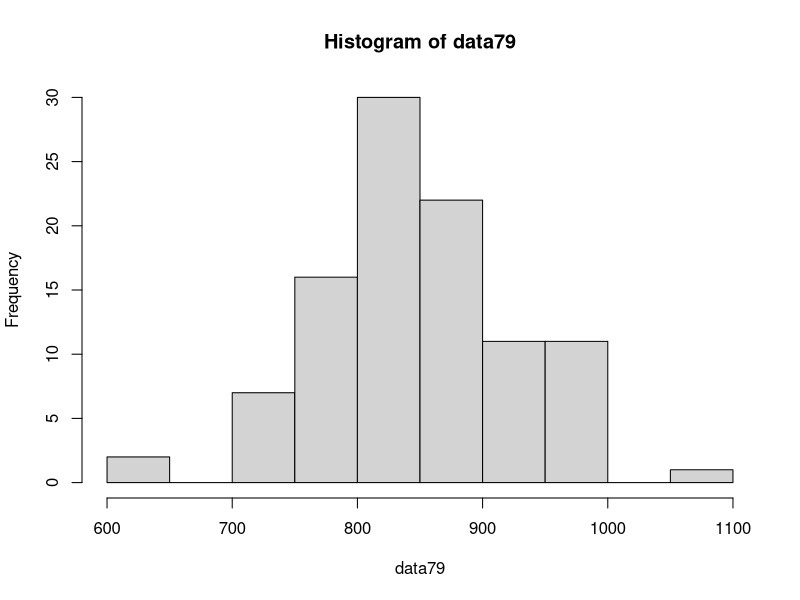
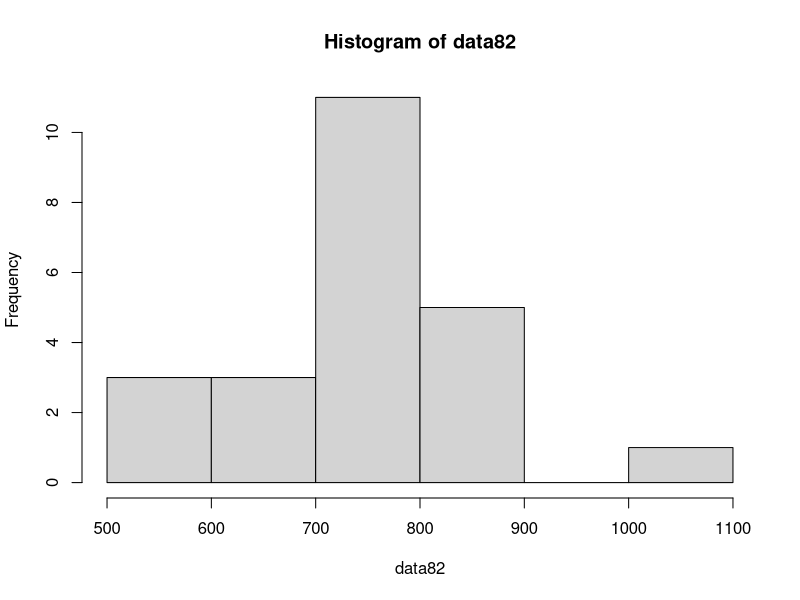

The R source for these figures, in order:
data79 = read.table("light1879.txt", header=F)
data82 = read.table("light1882.txt", header=F)

#2.1
data79 = as.matrix(data79)
hist(data79)
data82 = as.matrix(data82)
hist(data82)

#2.2
error = qnorm(0.975)*sd(data79)/sqrt(length(data79))
left = mean(data79)-error
right = mean(data79)+error
c(left, right)

#2.3
error = qnorm(0.975)*sd(data82)/sqrt(length(data82))
left = mean(data82)-error
right = mean(data82)+error
c(left, right)

#2.4
error = qnorm(0.975)*sd(data79)/sqrt(length(data79))
left = median(data79)-error
right = median(data79)+error
c(left, right)

#2.5
error = qnorm(0.975)*sd(data82)/sqrt(length(data82))
left = median(data82)-error
right = median(data82)+error
c(left, right)